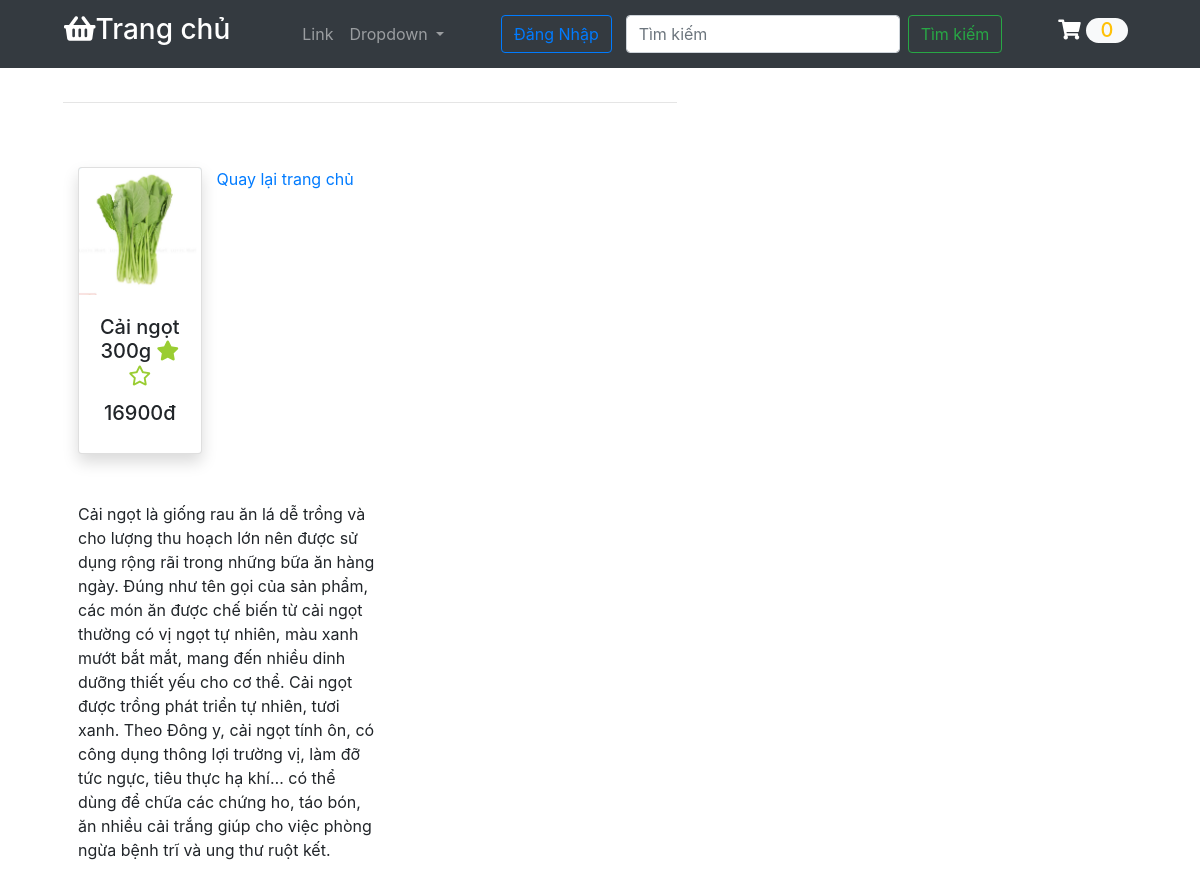
Page /details.php?details=6 on the committed database.
### tables this page shows
CREATE TABLE `producttb` (
  `id` int(11) NOT NULL,
  `product_name` varchar(100) DEFAULT NULL,
  `product_price` int(11) DEFAULT NULL,
  `product_image` varchar(255) DEFAULT NULL,
  `ChiTietSP` text DEFAULT NULL
);

### action.php (called while the page is built, shortened)
<?php
	include 'config.php';
	mysqli_set_charset($conn,'utf8mb4');
	if(isset($_GET['details'])){
		$id=$_GET['details'];
		$query="SELECT * FROM producttb WHERE id=?";
		$stmt=$conn->prepare($query);
		$stmt->bind_param("i",$id);
		$stmt->execute();
		$result=$stmt->get_result();
		$row=$result->fetch_assoc();
		$vname=$row['product_name'];
		$vprice=$row['product_price'];
		$vphoto=$row['product_image'];
		$vdetails=$row['ChiTietSP'];
	}
?>

### details.php (the view, shortened to what this page needs)
<?php
include 'action.php';
?>
<!DOCTYPE html>
<html lang="en">
<head>
    <link rel="stylesheet" href="https://cdnjs.cloudflare.com/ajax/libs/font-awesome/5.8.2/css/all.css" />
    <link rel="stylesheet" href="https://stackpath.bootstrapcdn.com/bootstrap/4.3.1/css/bootstrap.min.css">
    <link rel="stylesheet" href="style.css">
</head>
<body>
<?php
    require_once ('php/header1.php');
?>
<div class="container-fluid">
    <div class="row px-5">
        <div class="col-md-7">
            <div class="shopping-cart">
                <hr>
                <div class="container">
        <div class="row text-center py-5">
        <div class="col-md-3 col-sm-6 my-3 my-md-0">
                <form action="index.php" method="post">
                    <div class="card shadow">
                        <div>
                           <img src="<?php echo $vphoto; ?>" alt="Image1" class="img-fluid card-img-top">
                        </div>
                        <div class="card-body">
                            <h5 class="card-title"><?php echo $vname; ?>
                                <i class="fas fa-star"></i>
                                <i class="far fa-star"></i>
                            <h5>
                                <span class="price"><?php echo $vprice; ?>đ</span>
                            </h5>
                        </div>
                    </div>
                </form>
            </div>
            <a href="index.php">Quay lại trang chủ</a>
        </div>
        <fieldset><?php echo $vdetails ?></fieldset>
            </div>
        </div>
    </div>
</div>
</body>
</html>

### style.css (style rules this page uses)
img { max-width: 100%; height: auto; background: lightblue; background: radial-gradient(white 30%, lightblue 70%); }
.fa-star, .fa-star-half { color: yellowgreen; padding: 3% 0; }
.shopping-cart { padding: 3% 0; }

### details.php (style rules this page uses)
fieldset { border: 1px solid #ccc; padding: 15px; margin: 20px; width: 300px; }

### rows in the picture
producttb: product_image (picture), product_name "Cải ngọt 300g", product_price "16900", ChiTietSP "Cải ngọt là giống rau ăn lá dễ trồng và cho lượng thu hoạch lớn nên được sử dụng rộng rãi trong những bữa ăn hàng ngày. Đúng như tên gọi của sản phẩm, các món ăn được chế biến từ cải ngọt thường có vị ngọt tự nhiên, màu xanh mướt bắt mắt, mang đến nhiều dinh dưỡng thiết yếu cho cơ thể. Cải ngọt được trồng phát triển tự nhiên, tươi xanh. Theo Đông y, cải ngọt tính ôn, có công dụng thông lợi trường vị, làm đỡ tức ngực, tiêu thực hạ khí… có thể dùng để chữa các chứng ho, táo bón, ăn nhiều cải trắng giúp cho việc phòng ngừa bệnh trĩ và ung thư ruột kết."
